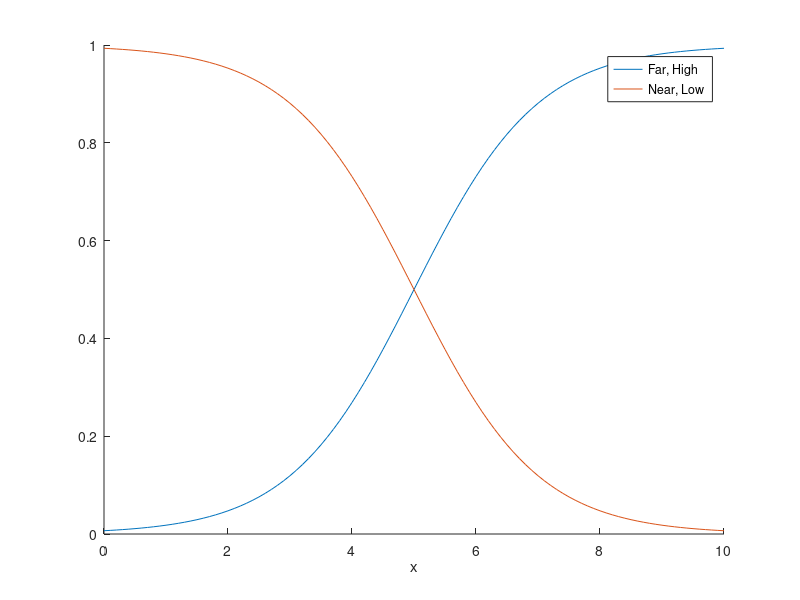

Write the MATLAB code that produced this figure. (Note: this script raises an error after producing the figure.)
clear all, close all;

%% Antecedent Membership Functions
x = 0:0.1:10; % X1: Near, Far; X2: Low, High
A1 = sigmf(x,[1, 5]); % Far & High
A2 = sigmf(x,[-1, 5]); % Near & Low
figure, hold on;
plot (x, A1), plot (x, A2);
legend('Far, High', 'Near, Low');
xlabel('x');


%% Consequent Membership Functions
y = 0:0.1:1;
C1 = trapmf(y, [0, 0, 0.2, 0.5]); % Low
C2 = trimf(y, [0, 0.5, 1]); % Moderate
C3 = trapmf(y, [0.5, 0.8, 1, 1]); % High
figure, hold on;
plot (y, C1), plot (y, C2), plot (y, C3);
legend('Low', 'Moderate', 'High');
xlabel('y');
z1 = defuzz(y, C1, 'centroid');
z2 = defuzz(y, C2, 'centroid');
z3 = defuzz(y, C3, 'centroid');